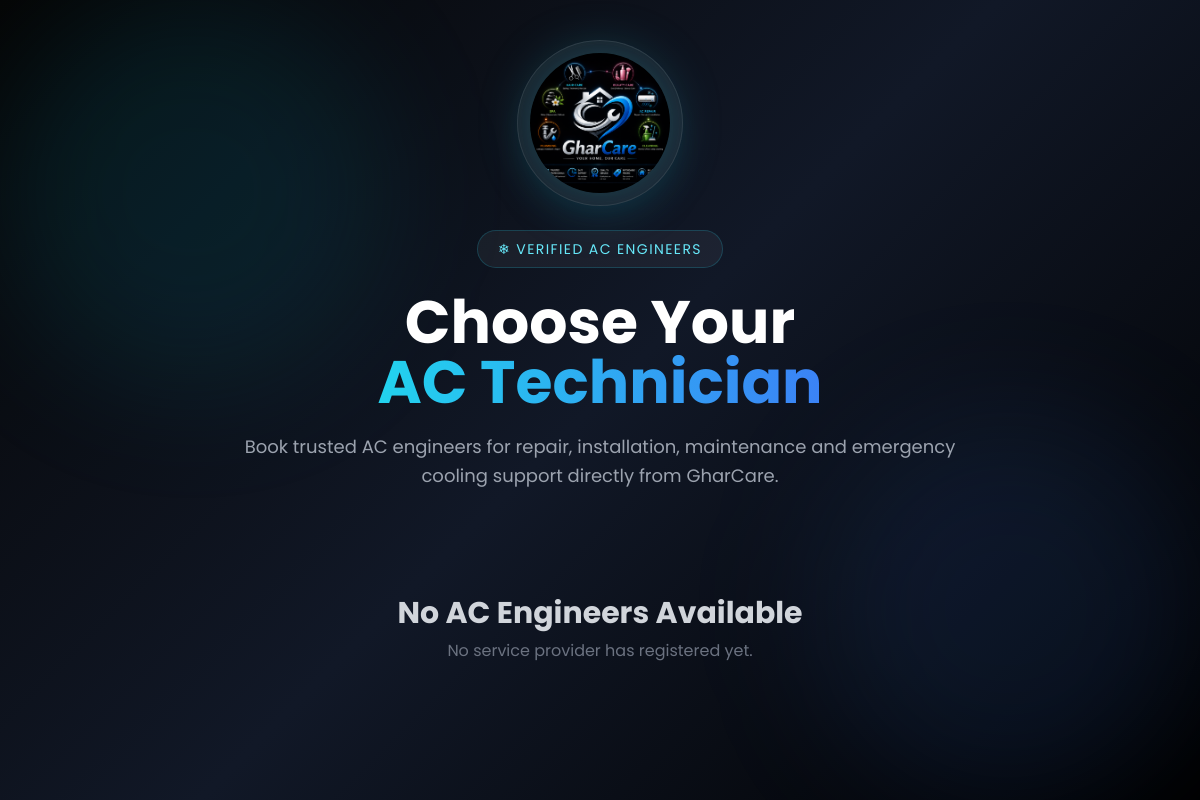
Page /services/Engineers/ on the earlier database version.
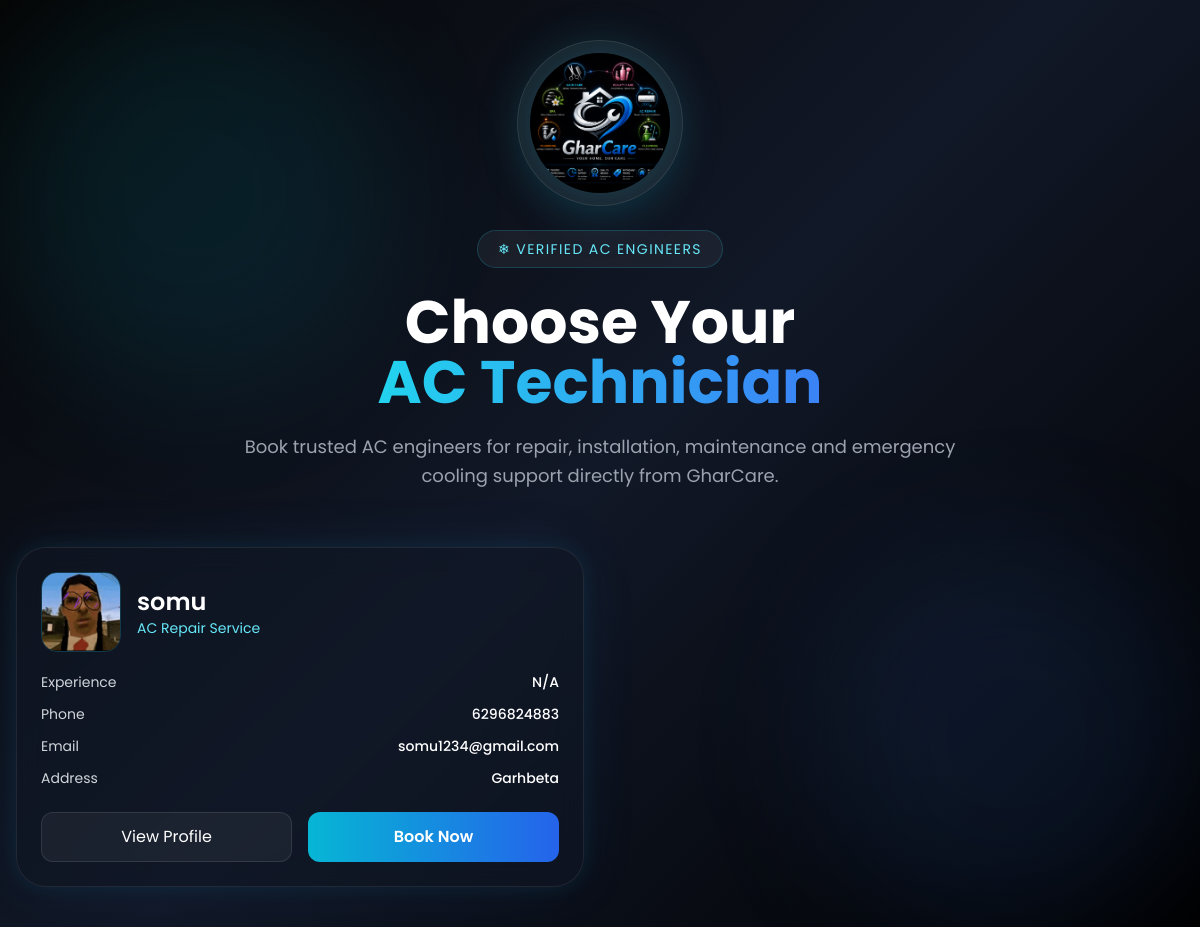
Same page on the later database version.
### accounts/models.py (models this page shows, shortened)
class ServiceProvider(models.Model):
    STATUS_CHOICES = [
        ('pending', 'Pending'),
        ('approved', 'Approved'),
        ('rejected', 'Rejected'),
    ]
    full_name = models.CharField(max_length=150)
    phone = models.CharField(max_length=15, unique=True)
    email = models.EmailField(unique=True)
    service = models.CharField(max_length=100)
    experience = models.CharField(max_length=100)
    address = models.TextField()
    profile_picture = models.ImageField(
        upload_to='providers/profile/',
        null=True,
        blank=True
    )
    id_proof = models.FileField(
        upload_to='providers/idproof/',
        null=True,
        blank=True
    )
    status = models.CharField(
        max_length=20,
        choices=STATUS_CHOICES,
        default='pending'
    )
    is_active = models.BooleanField(default=True)
    created_at = models.DateTimeField(auto_now_add=True)
    updated_at = models.DateTimeField(auto_now=True)
    class Meta:
        ordering = ['-created_at']

### service/views.py (the view)
# urls.py: path('Engineers/', views.engineers, name='engineers'),
def engineers(request):
    engineers = ServiceProvider.objects.filter(
        service="AC Repair Service"
    )
    return render(
        request,
        'ac-engineers.html',
        {
            'engineers': engineers
        }
    )

### service/templates/ac-engineers.html (shortened to what this page needs)
{% load static %}
{% block content %}
    <!DOCTYPE html>
<html lang="en">
<head>
    <script src="https://cdn.tailwindcss.com"></script>
    <link rel="stylesheet" href="{% static 'css/ac-Engineers.css' %}">
</head>
<body class="px-4 py-10">
    <div class="absolute top-0 left-0 w-96 h-96 bg-cyan-500/10 rounded-full blur-3xl"></div>
    <div class="absolute bottom-0 right-0 w-96 h-96 bg-blue-500/10 rounded-full blur-3xl"></div>
    <div class="max-w-7xl mx-auto relative z-10">
        <div class="text-center mb-14">
            <div class="flex justify-center mb-6 animate-soft">
                <div
                    class="group flex items-center justify-center p-3 rounded-full
                    bg-white/5 backdrop-blur-2xl
                    border border-white/10
                    shadow-2xl shadow-cyan-500/10
                    hover:shadow-cyan-500/20
                    hover:border-cyan-400/30
                    transition duration-500">
                    <img
                        src="{% static 'assets/GharCare.png' %}"
                        alt="Logo"
                        class="w-[140px] rounded-full object-contain
                        drop-shadow-[0_0_25px_rgba(34,211,238,0.25)]
                        transition duration-500
                        group-hover:scale-105">
                </div>
            </div>
            <div
                class="inline-flex items-center gap-2 px-5 py-2 rounded-full
                bg-white/5 border border-cyan-400/20
                text-sm tracking-widest uppercase text-cyan-300">
                ❄ Verified AC Engineers
            </div>
            <h1 class="text-4xl md:text-6xl font-bold mt-6 leading-tight">
                Choose Your <br>
                <span
                    class="bg-gradient-to-r from-cyan-400 to-blue-500 bg-clip-text text-transparent">
                </span>
            </h1>
            <p class="text-gray-400 text-lg mt-5 max-w-3xl mx-auto leading-relaxed">
                Book trusted AC engineers for repair, installation,
                maintenance and emergency cooling support directly from GharCare.
            </p>
        </div>
        <div class="grid md:grid-cols-2 xl:grid-cols-3 gap-8">
            {% for engineer in engineers %}
            <div class="glass glow rounded-[30px] p-6 card-hover">
                <div class="flex items-center gap-4 mb-5">
                    {% if engineer.profile_picture %}
                    <img
                        src="{{ engineer.profile_picture.url }}"
                        class="w-20 h-20 rounded-2xl object-cover border border-cyan-400/20">
                    {% else %}
                    <img
                        src="{% static 'assets/GharCare.png' %}"
                        class="w-20 h-20 rounded-2xl object-cover border border-cyan-400/20">
                    {% endif %}
                    <div>
                        <h2 class="text-2xl font-semibold">
                            {{ engineer.full_name }}
                        </h2>
                        <p class="text-cyan-300 text-sm">
                            {{ engineer.service }}
                        </p>
                    </div>
                </div>
                <div class="space-y-3 text-sm text-gray-300">
                    <div class="flex justify-between">
                        <span>Experience</span>
                        <span class="text-white font-medium">
                            {{ engineer.experience }}
                        </span>
                    </div>
                    <div class="flex justify-between">
                        <span>Phone</span>
                        <span class="text-white font-medium">
                            {{ engineer.phone }}
                        </span>
                    </div>
                    <div class="flex justify-between">
                        <span>Email</span>
                        <span class="text-white font-medium">
                            {{ engineer.email }}
                        </span>
                    </div>
                    <div class="flex justify-between">
                        <span>Address</span>
                        <span class="text-white font-medium">
                            {{ engineer.address }}
                        </span>
                    </div>
                </div>
                <div class="grid grid-cols-2 gap-4 mt-6">
                    <button
                        class="py-3 rounded-xl bg-white/5 border border-white/10
                        hover:border-cyan-400/30 transition duration-300">
                        View Profile
                    </button>
                    <button
                        class="shine-btn py-3 rounded-xl
                        bg-gradient-to-r from-cyan-500 to-blue-600
                        font-semibold hover:scale-[1.02]
                        transition duration-300">
                        <a href="{% url 'acCare' %}">
                            Book Now
                        </a>
                    </button>
                </div>
            </div>
            {% empty %}
            <div class="col-span-3 text-center py-12">
                <h2 class="text-3xl font-bold text-gray-300">
                    No AC Engineers Available
                </h2>
                <p class="text-gray-500 mt-2">
                    No service provider has registered yet.
                </p>
            </div>
            {% endfor %}
        </div>
    </div>
</body>
</html>
{% endblock content %}

### static/css/ac-engineers.css (style rules this page uses)
* { margin:0; padding:0; box-sizing:border-box; }
body { font-family:'Poppins',sans-serif; background:linear-gradient(135deg,#050505,#111827,#000000); overflow-x:hidden; min-height:100vh; position:relative; color:white; }
.glass { background:rgba(17,24,39,0.55); backdrop-filter:blur(14px); border:1px solid rgba(255,255,255,0.08); }
.glow { box-shadow: 0 0 20px rgba(6,182,212,0.10), 0 0 60px rgba(59,130,246,0.08); }
.card-hover { transition:0.4s ease; }
.animate-soft { animation:softMove 5s ease-in-out infinite; }
.shine-btn { position:relative; overflow:hidden; }
.shine-btn::before { content:''; position:absolute; top:0; left:-100%; width:50%; height:100%; background:linear-gradient( 120deg, transparent, rgba(255,255,255,0.45), transparent ); transform:skewX(-25deg); animation:shine 4s infinite; }

Differences in the rows shown:
added ServiceProvider: profile_picture (picture), full_name "somu", service "AC Repair Service", experience "N/A", phone "6296824883", email "somu1234@gmail.com", address "Garhbeta"
Other differences:
text no longer shown: "No AC Engineers Available No service provider has registered yet."
